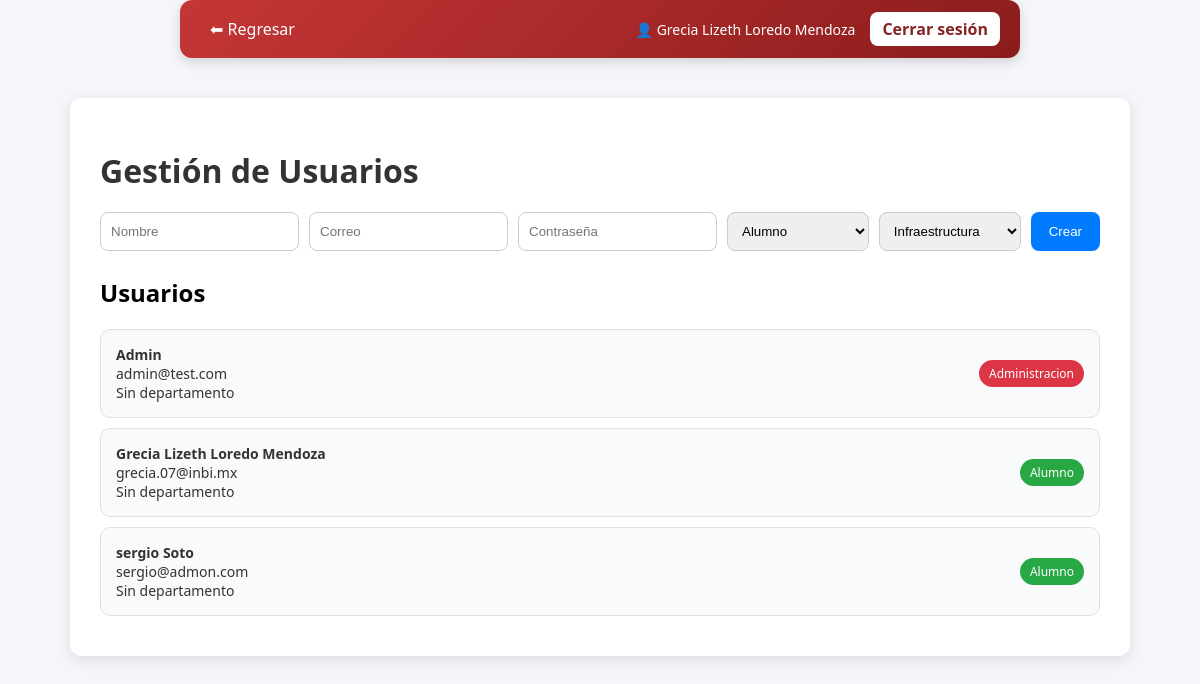
Page /gestion_usuarios (signed in) on the earlier database version.
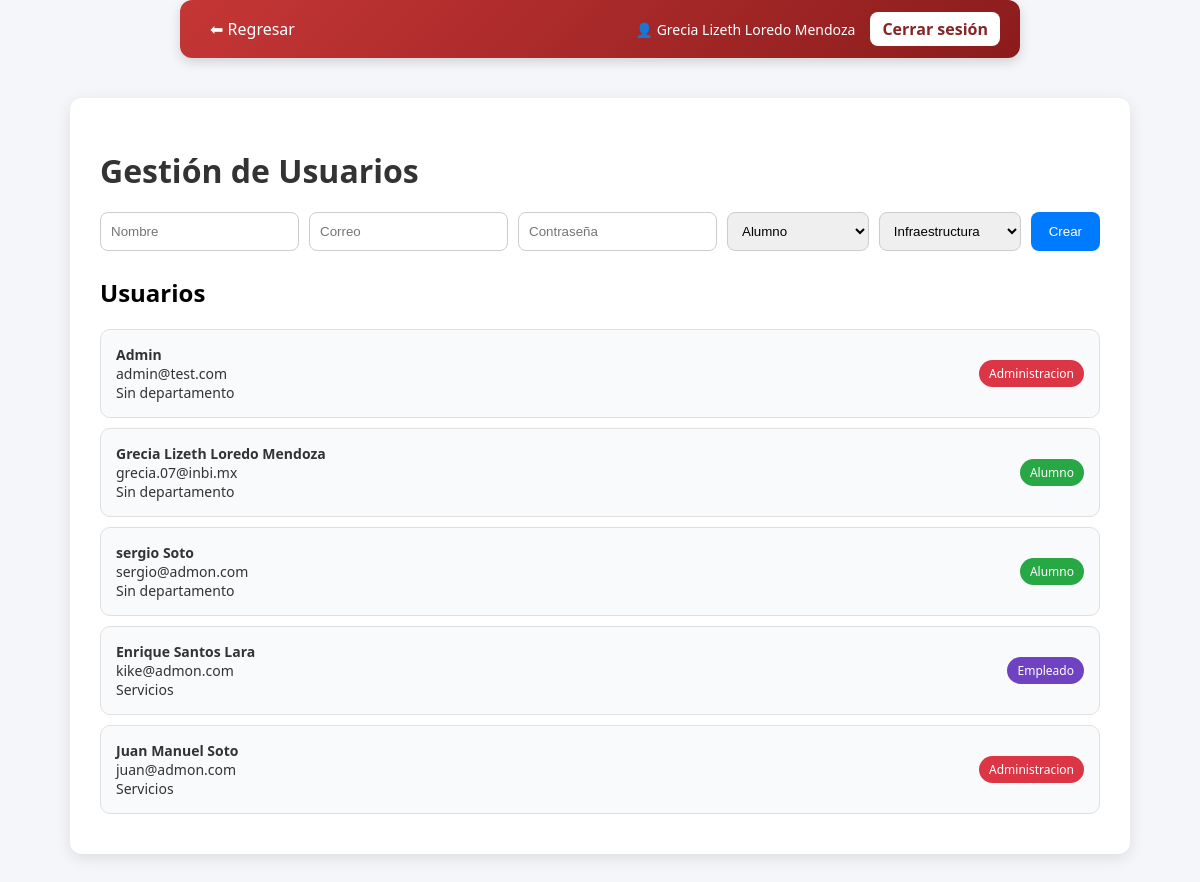
Same page on the later database version.
### tables this page shows
CREATE TABLE usuario (
        id_usuario INTEGER PRIMARY KEY AUTOINCREMENT,
        nombre TEXT NOT NULL,
        correo TEXT UNIQUE NOT NULL,
        contraseña TEXT NOT NULL,
        id_rol INTEGER, id_departamento INTEGER,
        FOREIGN KEY (id_rol) REFERENCES rol(id_rol)
    );

CREATE TABLE rol (
        id_rol INTEGER PRIMARY KEY AUTOINCREMENT,
        nombre_rol TEXT NOT NULL
    );

CREATE TABLE departamento (
        id_departamento INTEGER PRIMARY KEY AUTOINCREMENT,
        nombre_departamento TEXT NOT NULL
    );

### app.py (the view, shortened to what this page needs)
@app.route('/gestion_usuarios', methods=['GET', 'POST'])
def gestion_usuarios():
    if 'user_id' not in session:
        return redirect(url_for('login_page'))
    db = Database(db_path)
    usuarios = db.obtener_usuarios()
    departamentos = db.obtener_departamentos()
    return render_template('gestion_usuarios.html',
                           usuarios=usuarios,
                           departamentos=departamentos)

### api_01.py (called while the page is built)
    def connect(self):
        try:
            self.conn = sqlite3.connect(self.db_file)
        except Error as e:
            print(f"Error al conectar a la base de datos: {e}")

    def disconnect(self):
        if self.conn:
            self.conn.close()

    def obtener_departamentos(self):
        self.connect()
        cursor = self.conn.cursor()
        cursor.execute("SELECT id_departamento, nombre_departamento FROM departamento")
        departamentos = cursor.fetchall()
        self.disconnect()
        return departamentos

    def obtener_usuarios(self):
        self.connect()
        cursor = self.conn.cursor()
        cursor.execute("""
            SELECT u.id_usuario, u.nombre, u.correo, r.nombre_rol, d.nombre_departamento
            FROM usuario u
            LEFT JOIN rol r ON u.id_rol = r.id_rol
            LEFT JOIN departamento d ON u.id_departamento = d.id_departamento
        """)
        usuarios = cursor.fetchall()
        self.disconnect()
        return usuarios

### templates/gestion_usuarios.html (shortened to what this page needs)
<link rel="stylesheet" href="{{ url_for('static', filename='gestion_usuarios.css') }}">
{% set show_back = true %}
{% include 'navbar_admin.html' %}
<div class="container">
    <h1>Gestión de Usuarios</h1>
    <form method="POST">
        <div class="form-row">
            <input type="text" name="nombre" placeholder="Nombre" required>
            <input type="email" name="correo" placeholder="Correo" required>
            <input type="password" name="contrasena" placeholder="Contraseña" required>
            <select name="id_rol">
                <option value="1">Alumno</option>
            </select>
            <select name="id_departamento">
                {% for d in departamentos %}
                    <option value="{{ d[0] }}">{{ d[1] }}</option>
                {% endfor %}
            </select>
            <button class="btn">Crear</button>
        </div>
    </form>
    <div class="user-list">
        <h2>Usuarios</h2>
        {% for u in usuarios %}
        <div class="user-card">
            <div class="user-info">
                <strong>{{ u[1] }}</strong><br>
                {{ u[2] }}<br>
                {{ u[4] if u[4] else "Sin departamento" }}
            </div>
            <span class="badge
                {% if u[3] == 'Administracion' %}admin
                {% elif u[3] == 'Alumno' %}alumno
                {% elif u[3] == 'Docente' %}docente
                {% else %}empleado
                {% endif %}
            ">
                {{ u[3] }}
            </span>
        </div>
        {% endfor %}
    </div>
</div>

### templates/navbar_admin.html
<nav style="
    width: 100%;
    margin-top: 10px;
    max-width: 800px;
    margin: 0 auto 20px auto;
    padding: 12px 20px;
    border-radius: 12px;
    background: linear-gradient(135deg, #c53636, #8b1c1c);
    display: flex;
    justify-content: space-between;
    align-items: center;
    box-shadow: 0 4px 12px rgba(0,0,0,0.15);
    color: white;
">
    <div>
        {% if show_back %}
            <a href="javascript:history.back()" style="
                color: #ffffff;
                text-decoration: none;
                font-weight: 500;
                padding: 6px 10px;
                border-radius: 6px;
                transition: 0.3s;
            "
            onmouseover="this.style.background='rgba(255,255,255,0.2)'"
            onmouseout="this.style.background='transparent'">
                ⬅ Regresar
            </a>
        {% endif %}
    </div>
    <div style="display: flex; align-items: center; gap: 15px;">
        <span style="font-size: 14px;">
            👤 {{ session.get('nombre', 'Usuario') }}
        </span>
        <a href="{{ url_for('logout') }}" style="
            background: white;
            color: #862525;
            padding: 6px 12px;
            border-radius: 8px;
            text-decoration: none;
            font-weight: bold;
            transition: 0.3s;
        "
        onmouseover="this.style.background='#f1f1f1'"
        onmouseout="this.style.background='white'">
            Cerrar sesión
        </a>
    </div>
</nav>

### static/gestion_usuarios.css (style rules this page uses)
.container { max-width: 1000px; margin: 40px auto; background: white; padding: 30px; border-radius: 12px; box-shadow: 0 4px 15px rgba(0,0,0,0.1); }
h1 { margin-bottom: 20px; color: #333; }
.form-row { display: flex; gap: 10px; margin-bottom: 25px; }
.form-row input, .form-row select { padding: 10px; border-radius: 8px; border: 1px solid #ccc; flex: 1; }
.btn { background-color: #007bff; color: white; border: none; padding: 10px 18px; border-radius: 8px; cursor: pointer; transition: 0.3s; }
.user-list { margin-top: 20px; }
.user-card { background: #f9fafc; padding: 15px; border-radius: 10px; margin-bottom: 10px; display: flex; justify-content: space-between; align-items: center; border: 1px solid #e0e0e0; }
.user-info { font-size: 14px; color: #333; }
.badge { padding: 5px 10px; border-radius: 20px; font-size: 12px; color: white; }
.admin { background-color: #dc3545; }
.alumno { background-color: #28a745; }
.empleado { background-color: #6f42c1; }

Differences in the rows shown:
added usuario: nombre "Enrique Santos Lara", correo "kike@admon.com", nombre_departamento "Servicios", nombre_rol "Empleado"
added usuario: nombre "Juan Manuel Soto", correo "juan@admon.com", nombre_departamento "Servicios", nombre_rol "Administracion"
